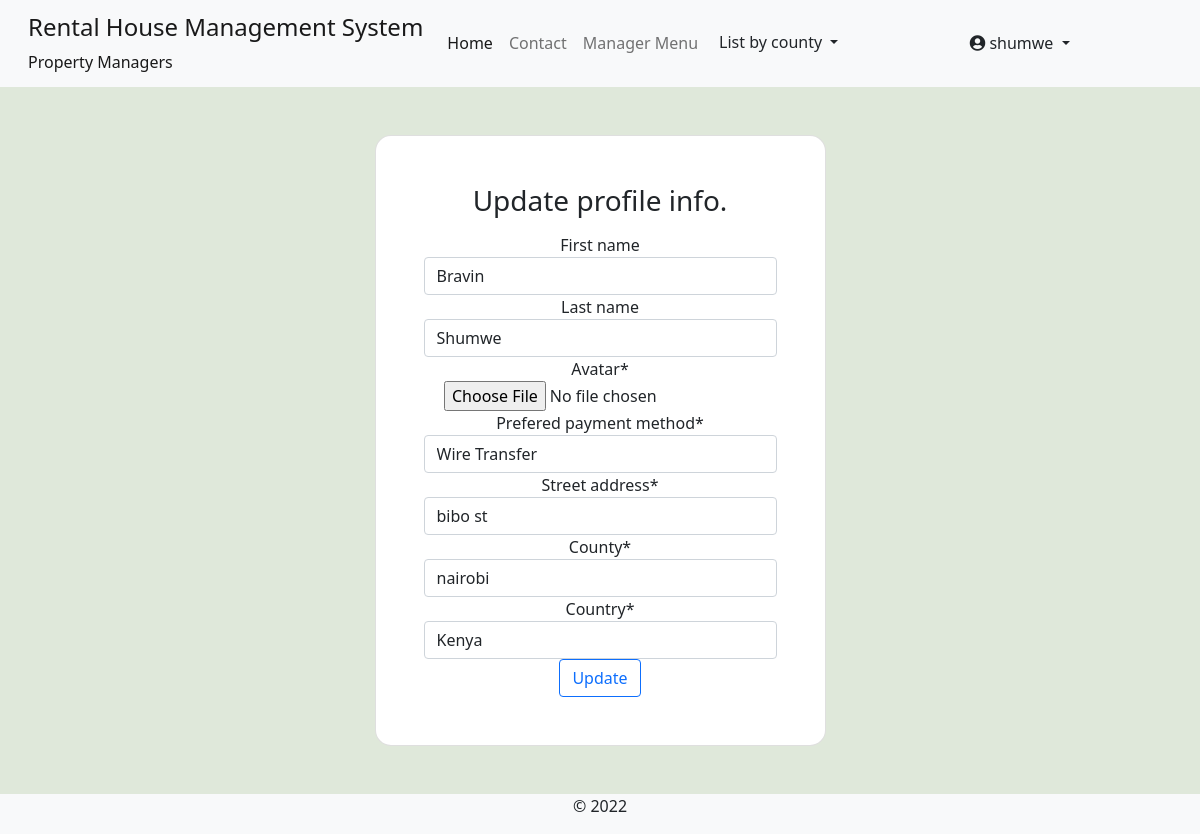
Page /accounts/my-profile-settings/ (signed in) on the committed database.
### accounts/models.py (models this page shows, shortened)
class User(AbstractUser):
    avatar = models.ImageField(upload_to=get_avatar_path, default='no-avatar.png')
    is_verified = models.BooleanField(default=False)
    is_tenant = models.BooleanField(default=False)
    is_manager = models.BooleanField(default=False)

class Profile(models.Model):
    PAYMENT_CHOICES = [
        ('cash', 'Cash'),
        ('mpesa', 'MPesa'),
        ('bank', 'Wire Transfer'),
        ('cheque', 'Cheque'),
    ]
    user = models.OneToOneField(User, on_delete=models.CASCADE)
    prefered_payment_method = models.CharField(max_length=10, choices=PAYMENT_CHOICES, default='bank')
    phone = models.CharField(max_length=14)
    street_address = models.CharField(max_length=30)
    county = models.CharField(max_length=30)
    country = models.CharField(max_length=30, default='Kenya')
    created = models.DateTimeField(default=datetime.now)
    updated = models.DateTimeField(auto_now=True)

### accounts/views.py (the view)
# urls.py: path('my-profile-settings/', views.profile_info_update, name='profile-settings'),
@ login_required
def profile_info_update(request):
    if request.method == 'POST':
        user_update_form = UserUpdateForm(request.POST, request.FILES, instance=request.user)
        profile_update_form = ProfileUpdateForm(request.POST, request.FILES, instance=request.user.profile)
        if user_update_form.is_valid() and profile_update_form.is_valid():
            user_update_form.save()
            profile_update_form.save()
            messages.success(request, 'Profile was updated successfully!')
            return redirect('profile')
    else:
        user_update_form = UserUpdateForm(instance=request.user)
        profile_update_form = ProfileUpdateForm(instance=request.user.profile)
    context = {'user_form': user_update_form, 'profile_form': profile_update_form,}
    return render(request, 'accounts/profile-settings.html', context)

### accounts/forms.py
class UserUpdateForm(forms.ModelForm):
    class Meta:
        model = User
        fields = ['first_name', 'last_name', 'avatar']
        widgets = {
            'avatar': forms.FileInput,
        }

class ProfileUpdateForm(forms.ModelForm):
    class Meta:
        model = Profile
        fields = ['prefered_payment_method', 'street_address', 'county', 'country']

### rental_property/context_processors.py (called while the page is built)
def counties_links(request):
    county_links = Counties.objects.all()
    return dict(county_links=county_links)

def my_managed_buildings(request):
    user_instance = request.user
    if user_instance.is_authenticated:
        manager_instance = Managers.objects.filter(associated_account=user_instance)[:1]
        managed_buildings = Building.objects.filter(manager=manager_instance)
        return dict(managed_buildings=managed_buildings)
    else:
        return {'False': False,}

### rental_property/models.py (called while the page is built)
    def get_url(self):
        return reverse('by-county', args=[self.slug])

### accounts/templates/accounts/profile-settings.html (shortened to what this page needs)
{% extends 'base.html' %}
{% load crispy_forms_tags %}
{% block content %}
<section style="background-color: #dfe8da;">
    <div class="container py-5 h-100">
      <div class="row d-flex justify-content-center align-items-center h-100">
        <div class="col-12 col-md-8 col-lg-6 col-xl-5">
          <div class="card shadow-2-strong" style="border-radius: 1rem;">
            <div class="card-body p-5 text-center">
                <h3> Update profile info. </h3>
                <form class="no-padding" method="POST" enctype="multipart/form-data">
                    <fieldset class="form-group">
                        {{ user_form|crispy }}
                        {{ profile_form|crispy }}
                    </fieldset>
                    <div class="form-group">
                        <button class="btn btn-outline-primary" type="submit">Update</button>
                    </div>
                </form>
            </div>
        </div>
      </div>
    </div>
  </div>
</section>
{% endblock %}

### templates/base.html (shortened to what this page needs)
{% load static %}
{% load i18n %}
<!doctype html>
<html lang="en">
  <head>
    <link href="https://cdn.jsdelivr.net/npm/bootstrap@5.0.2/dist/css/bootstrap.min.css" rel="stylesheet">
    <link type="text/css" href="{% static 'css/main.css' %}" rel="stylesheet">
    <link rel="stylesheet" href="https://cdnjs.cloudflare.com/ajax/libs/font-awesome/4.7.0/css/font-awesome.min.css">
    <link rel="stylesheet" href="https://pro.fontawesome.com/releases/v5.11.2/css/all.css">
  </head>
  <body class="d-flex flex-column min-vh-100" style="background-color: #dfe8da;">
    <nav class="navbar navbar-expand-lg navbar-light bg-light" aria-label="main-nav">
        <div class="container-fluid">
          <a class="navbar-brand align" href="#">
                <div class="d-flex">
                    <div class="ms-3 d-flex flex-column">
                        <div class="h4">Rental House Management System </div>
                        <div class="fs-6">Property Managers</div>
                    </div>
                </div>
            </a>
            <div class="collapse navbar-collapse" id="mynav">
                <ul class="navbar-nav mb-lg-0">
                    <li class="nav-item"> <a class="nav-link active" aria-current="page" href="{% url 'operational-buildings' %}">Home</a> </li>
                    <li class="nav-item"> <a class="nav-link" aria-current="page" href="{% url 'contact' %}">Contact</a> </li>
                    {% if user.is_manager %}
                    <li class="nav-item"> <a class="nav-link" data-bs-toggle="offcanvas" href="#hrmsCanvas" role="button" aria-controls="hrmsCanvas">Manager Menu</a> </li>
                    {% endif %}
                    <li class="nav-item">
                      <div class="dropdown">
                        <button class="btn dropdown-toggle" type="button" id="dropdownMenuButton" data-bs-toggle="dropdown" aria-haspopup="true" aria-expanded="false">
                          List by county
                        </button>
                      </div>
                    </li>
                </ul>
                </div>
                {% if request.user.is_authenticated %}
                <div class="collapse navbar-collapse" id="mynav">
                  <div class="dropdown">
                    <a href="#" class="btn dropdown-toggle" type="button" id="dropdownMenuButton" data-bs-toggle="dropdown" aria-haspopup="true" aria-expanded="false">
                      <em class="fas fa-user-circle"></em> {{ request.user.username }}
                    </a>
                  </div>
                </div>
                {% endif %}
            </div>
    </nav>
    {% block content %}	{% endblock content%}
    <footer class="mt-auto bg-light">
        <p class="text-center ">&copy; 2022</p>
  </footer>
  </body>
</html>

### static/css/main.css (style rules this page uses)
:root { --header-height: 3rem; --nav-width: 68px; --first-color-light: #AFA5D9; --white-color: #F7F6FB; --body-font: 'Nunito', sans-serif; --normal-font-size: 1rem; --z-fixed: 100 }

### rows in the picture
User: user.username "shumwe", first_name "Bravin", last_name "Shumwe"
Profile: prefered_payment_method "Wire Transfer", street_address "bibo st", county "nairobi", country "Kenya"
